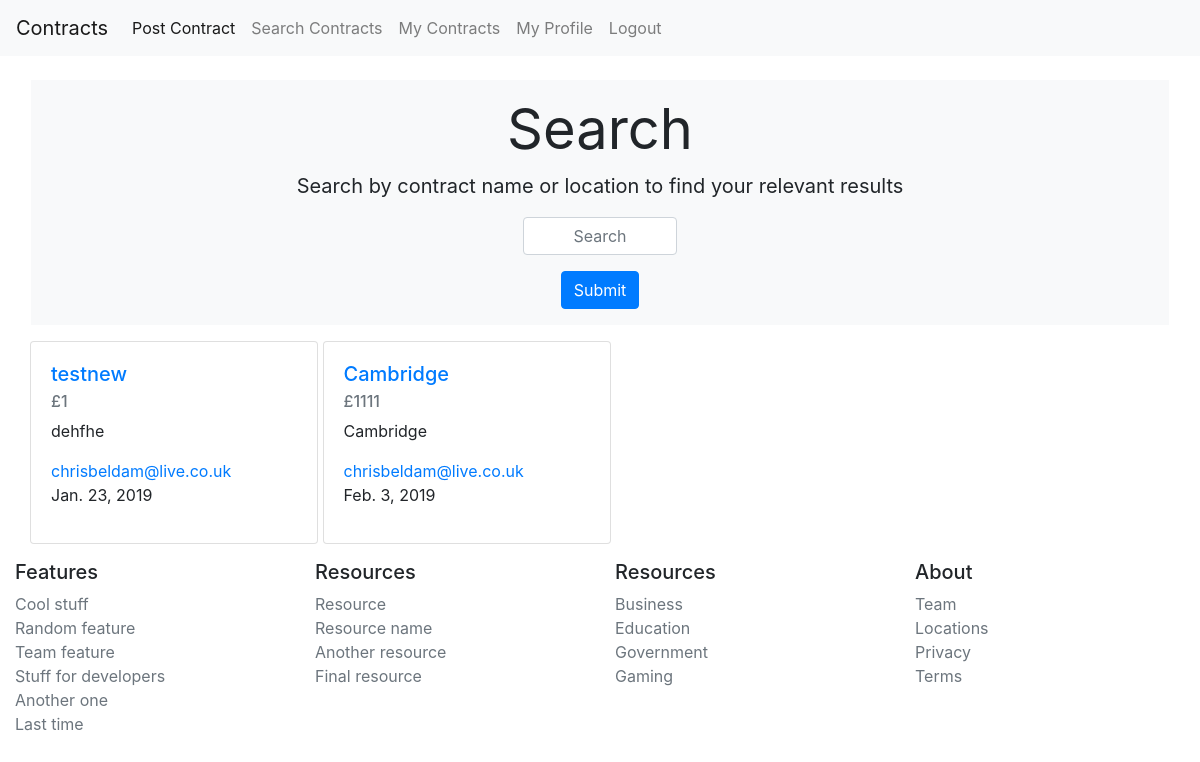
The page /results/ (signed in) on the database its author committed.
### jobs/models.py (models this page shows, shortened)
class Contract(models.Model):
    contract_id = models.BigAutoField(primary_key=True)
    contract_title = models.CharField(max_length=100)
    contract_description = models.CharField(max_length=250)
    contract_location = models.CharField(max_length=100)
    contract_monthly_salary = models.IntegerField()
    contract_recruiter = models.CharField(max_length=250)
    recruiter_email = models.EmailField()
    recruiter_telephone = models.CharField(max_length=11)
    featured_contract = models.BooleanField(default=False)
    featured_expiry_date = models.DateField(default=datetime.date.today)
    date_created = models.DateField(_("Contract Start Date"), default=datetime.date.today) #This allows for the internationalisation of the date field #
    contract_expiry_date = models.DateField(_("Contract Expiry Date"), default=datetime.date.today)
    author = models.ForeignKey(User, on_delete=models.CASCADE, default=True) # Links the user to the role

### jobs/views.py (the view)
# urls.py: path('results/', views.contract_model_list_view, name='results'),
def contract_model_list_view(request):
    search_query = request.GET.get('search')
    queryset = Contract.objects.all()
    if search_query is not None:
        queryset = queryset.filter(
            Q(contract_title__icontains=search_query) | Q(contract_location__icontains=search_query)
            )
    context = {
        'object_list': queryset,
    }
    template="jobs/results.html"
    return render(request, template, context)

### jobs/templates/jobs/results.html (shortened to what this page needs)
{% extends "jobs/base.html" %}
{% load bootstrap4 %}
{% block content %}
<div class="position-relative overflow-hidden p-3 m-md-3 text-center bg-light">
  <h1 class="display-4 font-weight-normal">Search</h1>
  <p class="lead font-weight-normal">Search by contract name or location to find your relevant results</p>
  <div class="col-sm-2 mx-auto">
    <div class="input-group">
      <form method="GET" action='/results/'>
      <input type="text" name="search" class="form-control" placeholder="Search" aria-label="Search" aria-describedby="basic-addon1" style="text-align:center">
      <button type="submit" class="btn btn-primary mt-3" style="text-align:center">Submit</button>
    </div>
  </div>
</div>
<div class="container">
  <div class="row">
  {% for instance in object_list %}
  <div class="col-sm-3">
    <div class="card" style="width: 18rem;">
      <div class="card-body">
        <h5 class="card-title"><a href="{% url 'contract-detail' instance.contract_id %}">{{ instance.contract_title }}</a></h5>
        <h6 class="card-subtitle mb-2 text-muted">£{{ instance.contract_monthly_salary}}</h6>
        <p class="card-text">{{ instance.contract_description }}</p>
        <a href="#" class="card-link">{{ instance.recruiter_email}}</a>
        <p>{{ instance.contract_expiry_date }}</p>
      </div>
    </div>
  </div>
  {% endfor %}
  </div>
</div>
{% endblock content %}

### jobs/templates/jobs/base.html (style rules this page uses)
.container { max-width: 100%; }
.overflow-hidden { overflow: hidden; }

### rows shown on the page
Contract: contract_title "testnew", contract_monthly_salary "1", contract_description "dehfhe", recruiter_email "chrisbeldam@live.co.uk", contract_expiry_date "Jan. 23, 2019"
Contract: contract_title "Cambridge", contract_monthly_salary "1111", contract_description "Cambridge", recruiter_email "chrisbeldam@live.co.uk", contract_expiry_date "Feb. 3, 2019"
